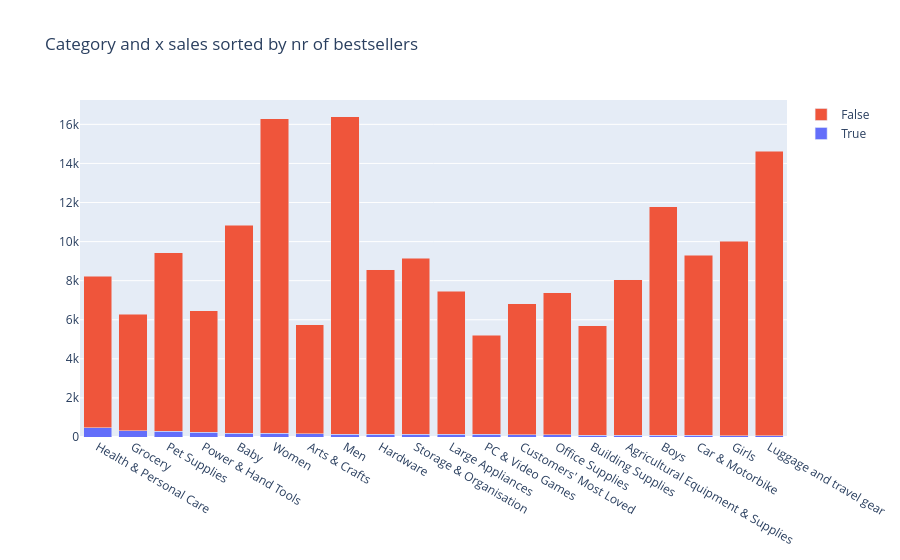

Notebook cell for this chart:
### Markdown cell above
As very few % of the total products are best-sellers, it gets difficult to see this barplot. Especially one of the categories has a much higher number of products than the others. Removing the outlier (sports & Outdoors):

### Code cell
category_best.index
category_clean = category_best.drop(category_best.index[2])
category_20best = category_clean[:20]
fig = go.Figure(data=[
    # Create the first set of bars for "TRUE" data
    go.Bar(name="True", x=category_20best.index, y=category_20best[True]),
    # Create the second set of bars for "fALSE" data
    go.Bar(name="False", x=category_20best.index, y=category_20best[False])  
    ])

# Change the type of the bars to "stacked" using update_layout
fig.update_layout(barmode="stack", title = "Category and x sales sorted by nr of bestsellers")


# Show the clustered and stacked bar chart
fig.show()

#category_best.head

### Figure 1 — Plotly figure (JSON) as saved in the notebook; plotly's stock layout.template omitted (floating-point values rounded to 4 significant figures)
{"data": [{"name": "True", "type": "bar", "x": ["Health & Personal Care", "Grocery", "Pet Supplies", "Power & Hand Tools", "Baby", "Women", "Arts & Crafts", "Men", "Hardware", "Storage & Organisation", "Large Appliances", "PC & Video Games", "Customers' Most Loved", "Office Supplies", "Building Supplies", "Agricultural Equipment & Supplies", "Boys", "Car & Motorbike", "Girls", "Luggage and travel gear"], "y": [485, 313, 284, 243, 188, 183, 163, 147, 146, 142, 139, 136, 109, 107, 93, 90, 87, 86, 77, 74]}, {"name": "False", "type": "bar", "x": ["Health & Personal Care", "Grocery", "Pet Supplies", "Power & Hand Tools", "Baby", "Women", "Arts & Crafts", "Men", "Hardware", "Storage & Organisation", "Large Appliances", "PC & Video Games", "Customers' Most Loved", "Office Supplies", "Building Supplies", "Agricultural Equipment & Supplies", "Boys", "Car & Motorbike", "Girls", "Luggage and travel gear"], "y": [7750, 5964, 9146, 6212, 10645, 16101, 5593, 16237, 8422, 9010, 7324, 5080, 6721, 7275, 5588, 7946, 11697, 9223, 9950, 14538]}], "layout": {"barmode": "stack", "title": {"text": "Category and x sales sorted by nr of bestsellers"}}}
